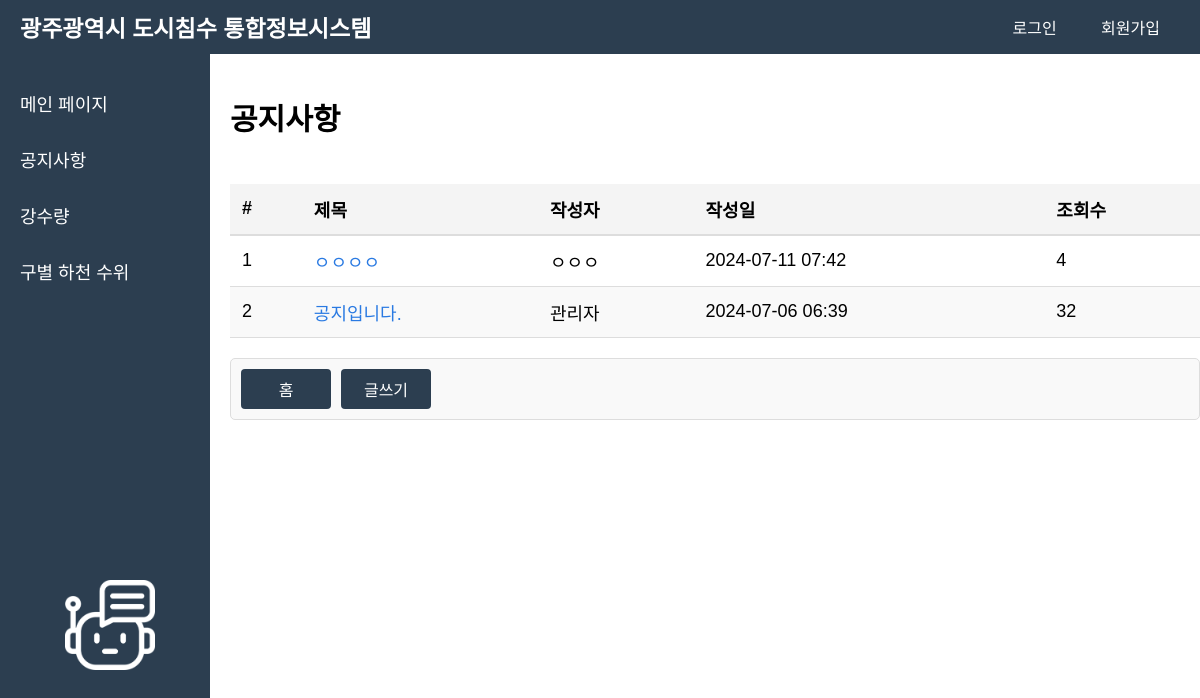
The app's page /board/, older data.
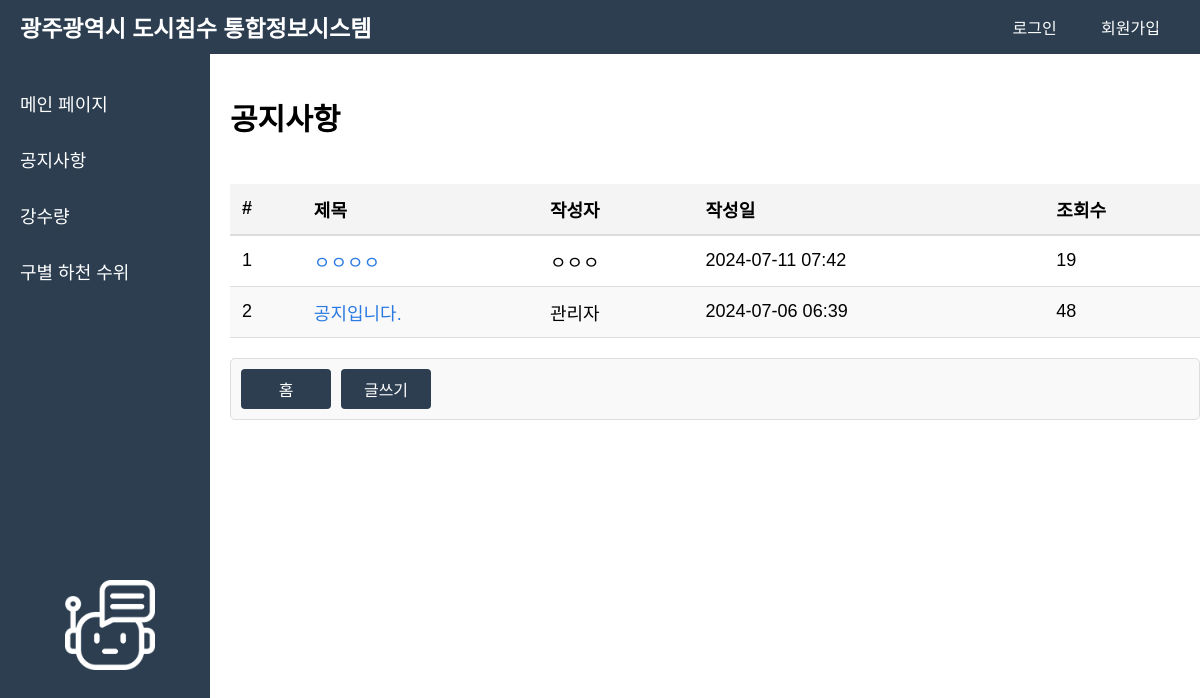
The same page, newer data.
### board/models.py (models this page shows, shortened)
class Post(models.Model):
    author = models.CharField(max_length=100)
    created_at = models.DateTimeField(default=timezone.now)
    title = models.CharField(max_length=200)
    content = models.TextField()
    file = models.FileField(upload_to='uploads/', null=True, blank=True)
    updated_at = models.DateTimeField(auto_now=True)
    views = models.PositiveIntegerField(default=0)
    status = models.CharField(
        max_length=10,
        choices=(
            ('draft', 'Draft'),
            ('published', 'Published'),
            ('deleted', 'Deleted'),
        ),
        default='draft'
    )

### board/views.py (the view)
# urls.py: path('', views.post_list, name='post_list'),
def post_list(request):
    posts = Post.objects.filter(status='published').order_by('-created_at')
    return render(request, 'main/notice.html', {'posts': posts})

### templates/main/notice.html (shortened to what this page needs)
{% extends 'main/navbar.html' %}
{% block content %}
<div class="notice">
    <h2>공지사항</h2>
    <table class="notice2">
        <thead class="notice3">
            <tr>
                <th scope="col">#</th>
                <th scope="col">제목</th>
                <th scope="col">작성자</th>
                <th scope="col">작성일</th>
                <th scope="col">조회수</th>
            </tr>
        </thead>
        <tbody>
            {% for post in posts %}
            <tr>
                <td scope="row">{{ forloop.counter }}</td>
                <td>
                    <a href="{% url 'post_detail' pk=post.pk %}" class="post-title">{{ post.title }}</a>
                </td>
                <td>{{ post.author }}</td>
                <td>{{ post.created_at|date:"Y-m-d H:i" }}</td>
                <td>{{ post.views }}</td>
            </tr>
            {% empty %}
            <tr>
                <td colspan="5">등록된 게시물이 없습니다.</td>
            </tr>
            {% endfor %}
        </tbody>
    </table>
    <div class="button-container">
        <div class ='button-left'>
            <a href="{% url 'home' %}" class="btn btn-secondary">홈</a>
            <a href="{% url 'post_new' %}" class="btn btn-secondary">글쓰기</a>
        </div>
    </div>
</div>
{% endblock %}

Row changes from the older to the newer data that the page shows:
changed Post "ㅇㅇㅇㅇ": views "4" → "19"
changed Post "공지입니다.": views "32" → "48"
